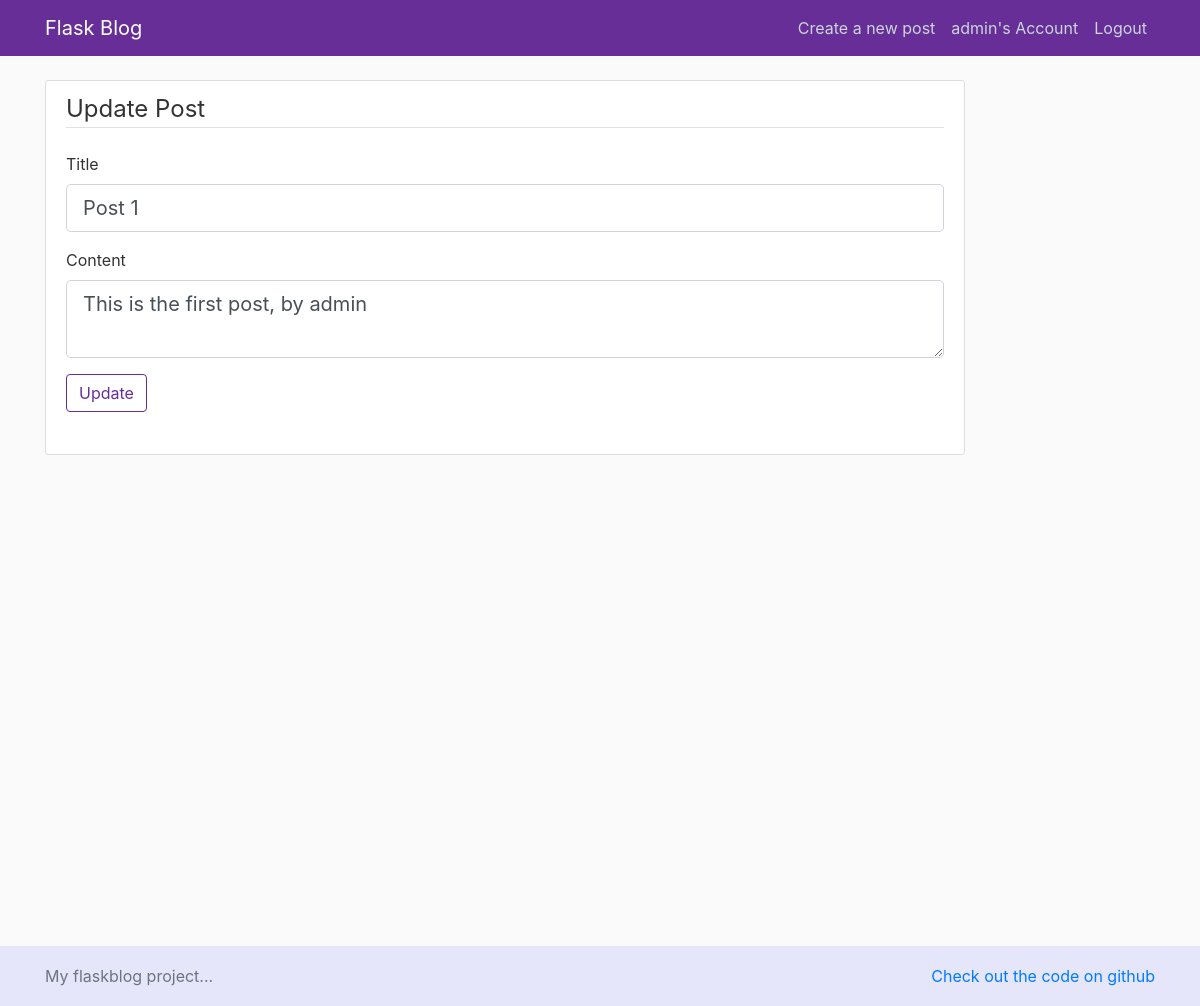
Screenshot of /post/1/update (signed in) with the database file from the repository.
### flaskblog/models.py (models this page shows, shortened)
class User(db.Model, UserMixin):
    id = db.Column(db.Integer, primary_key=True)
    username = db.Column(db.String(20), unique=True, nullable=False)
    email = db.Column(db.String(120), unique=True, nullable=False)
    image_file = db.Column(db.String(20), nullable=False, default='default.jpg')
    password = db.Column(db.String(60), nullable=False)
    posts = db.relationship('Post', backref='author', lazy=True)

class Post(db.Model):
    id = db.Column(db.Integer, primary_key=True)
    title = db.Column(db.String(100), nullable=False)
    date_posted = db.Column(db.DateTime, nullable=False, default=datetime.utcnow)
    content = db.Column(db.Text, nullable=False)
    user_id = db.Column(db.Integer, db.ForeignKey('user.id'), nullable=False)

### flaskblog/posts/routes.py (the view)
@posts.route("/post/<int:post_id>/update", methods=['GET', 'POST'])
@login_required
def update_post(post_id):
    post = Post.query.get_or_404(post_id)
    if post.author != current_user:
        abort(403)
    form = UpdatePostForm()
    if form.validate_on_submit():
        post.title = form.title.data
        post.content = form.content.data
        db.session.commit()
        flash('Post has been updated.', 'success')
        return redirect(url_for('posts.post', post_id=post.id))
    elif request.method == 'GET':
        form.title.data = post.title
        form.content.data = post.content
    return render_template('new_post.html', title='Update post', form=form, legend='Update Post')

### flaskblog/posts/forms.py
class UpdatePostForm(FlaskForm):
    title = StringField('Title', validators=[DataRequired()])
    content = TextAreaField("Content", validators=[DataRequired()])
    submit = SubmitField('Update')

### flaskblog/models.py (called while the page is built)
@login_manager.user_loader
def load_user(user_id):
    return User.query.get(int(user_id))

### flaskblog/templates/new_post.html (shortened to what this page needs)
{% extends "layout.html" %}
{% block content %}
<div class="content-section">
        <form method="POST" action="">
            <fieldset class="form-group">
                <legend class="border-bottom mb-4">{{ legend }}</legend>
                {{ form.title.label(class="form-control-label") }}
                <div class="form-group">
                    {% if form.title.errors %}
                    {{ form.title(class="form-control form-control-lg is-invalid") }}
                    <div class="invalid-feedback">
                        {% for error in form.title.errors %}
                        <span>{{ error }}</span>
                        {% endfor %}
                    </div>
                    {% else %}
                    {{ form.title(class="form-control form-control-lg") }}
                    {% endif %}
                </div>
                <div class="form-group">
                    {{ form.content.label(class="form-control-label") }}
                    {% if form.content.errors %}
                    {{ form.content(class="form-control form-control-lg is-invalid") }}
                    <div class="invalid-feedback">
                        {% for error in form.content.errors %}
                        <span>{{ error }}</span>
                        {% endfor %}
                    </div>
                    {% else %}
                    {{ form.content(class="form-control form-control-lg") }}
                    {% endif %}
                </div>
                <div class="form-group">
                {{ form.submit(class="btn btn-outline-primary") }}
            </div>
            </fieldset>
        </form>
    </div>
{% endblock content %}

### flaskblog/templates/layout.html (shortened to what this page needs)
<!DOCTYPE html>
<html>
<head>
    <link rel="stylesheet" href="https://maxcdn.bootstrapcdn.com/bootstrap/4.0.0/css/bootstrap.min.css">
    <link rel="stylesheet" type="text/css" href="{{ url_for('static', filename='main.css') }}">
</head>
<body>
    <header class="site-header">
      <nav class="navbar navbar-expand-md navbar-dark fixed-top" style="background-color:#682e98">
        <div class="container">
            <a class="navbar-brand mr-4" href="/">Flask Blog</a>
          <div class="collapse navbar-collapse" id="navbarToggle">
            <div class="navbar-nav">
                {% if current_user.is_authenticated %}
                    <a class="nav-item nav-link" href="{{ url_for('posts.new_post') }}">Create a new post</a>
                    <a class="nav-item nav-link" href="{{ url_for('users.account') }}">{{current_user.username}}'s Account</a>
                    <a class="nav-item nav-link" href="{{ url_for('users.logout') }}">Logout</a>
                {% else %}
                    <a class="nav-item nav-link" href="{{ url_for('users.login') }}">Login</a>
                    <a class="nav-item nav-link" href="{{ url_for('users.register') }}">Register</a>
                {% endif %}
            </div>
          </div>
        </div>
      </nav>
    </header>
    <main role="main" class="container">
      <div class="row" style="min-height: 850px">
        <div class="col-md-10">
          {% block content %}{% endblock %}
        </div>
        </div>
    </main>
    <footer class="footer position-relative" style="background-color: #E6E6FA;height: 60px;line-height: 60px;">
      <div class="container">
        <span class="text-muted alightleft">My flaskblog project...</span>
          <span class="alignright"><a href="http://www.github.com/camotoad">Check out the code on github</a></span>
        </div>
    </footer>
</body>
</html>

### flaskblog/static/main.css (style rules this page uses)
body { background: #fafafa; color: #333333; margin-top: 5rem; }
.site-header .navbar-nav .nav-link { color: #cbd5db; }
.content-section { background: #ffffff; padding: 10px 20px; border: 1px solid #dddddd; border-radius: 3px; margin-bottom: 20px; }
.footer { position: relative; bottom: 0; width: 100%; height: 60px; line-height: 60px; background-color: #E6E6FA; }
.alignright { float: right; }
.btn-outline-primary { border-color: #682e98 !important; color: #682e98 !important; }

### rows the page displays
User: username "admin"
Post: title "Post 1", content "This is the first post, by admin"

### other values shown
{{ legend }} "Update Post"
